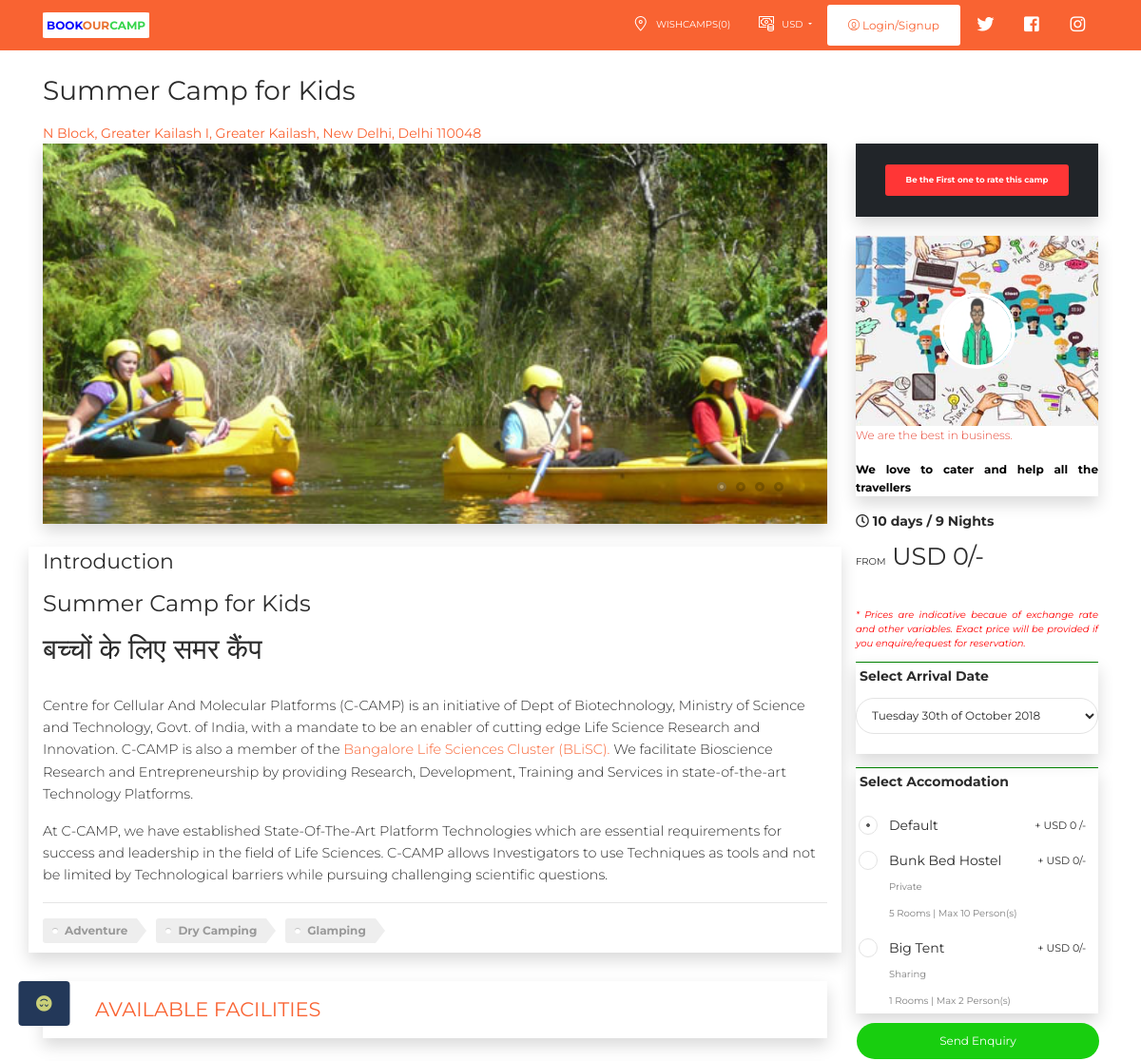
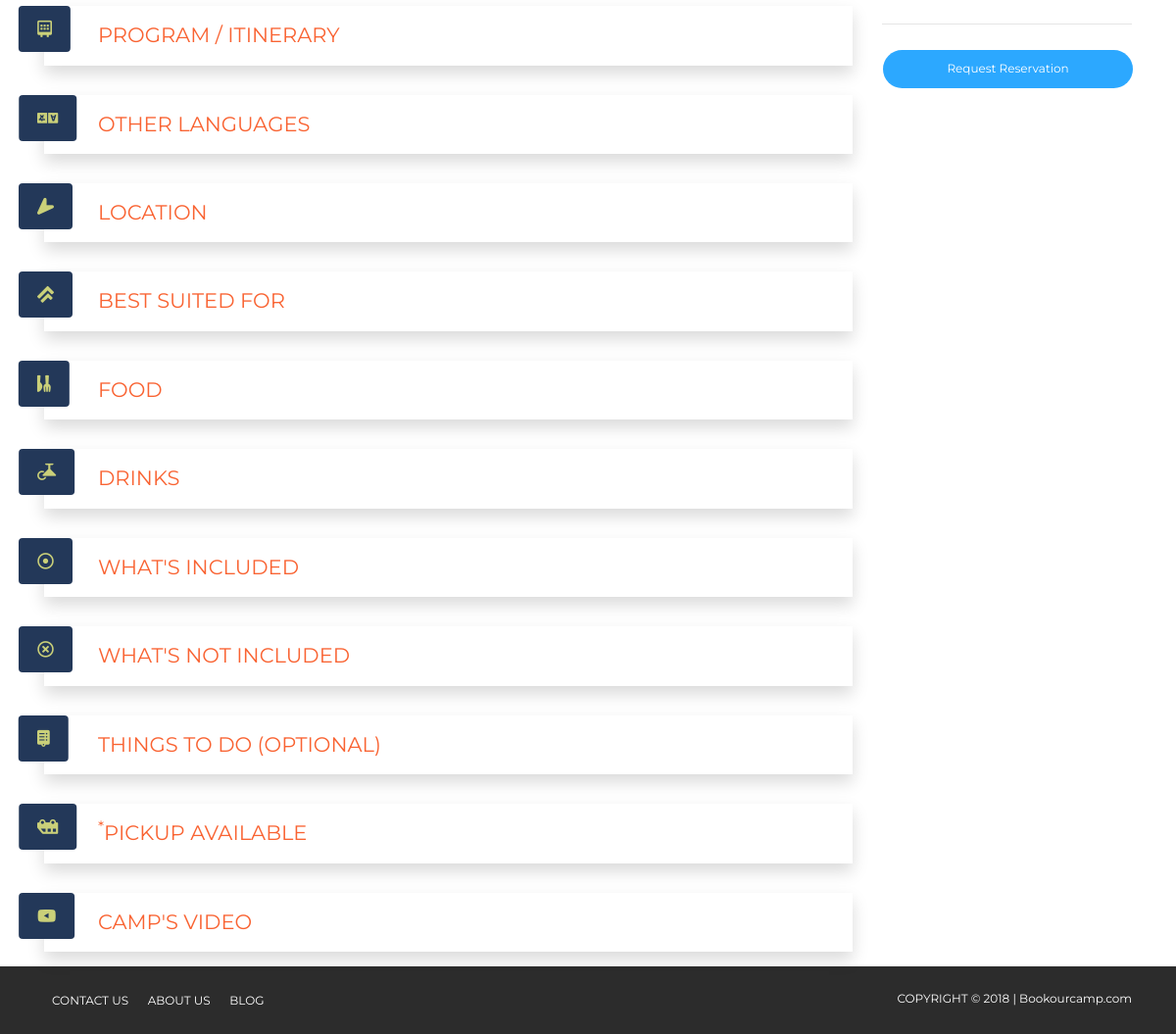
Page /Camp/view/2-Summer Camp for Kids on the committed database (2 pictures, top to bottom).
### tables this page shows
CREATE TABLE `camp` (
  `camp_id` int(11) NOT NULL,
  `country_id` int(11) NOT NULL,
  `main_lang` int(11) NOT NULL,
  `other_lang` varchar(50) NOT NULL COMMENT 'Comma seperated list of lang id',
  `address` varchar(300) NOT NULL,
  `lot_long` varchar(25) NOT NULL,
  `duration` varchar(50) NOT NULL,
  `facilities` varchar(50) NOT NULL,
  `camp_type` varchar(50) NOT NULL,
  `camp_for` varchar(50) NOT NULL,
  `title` varchar(150) NOT NULL,
  `intro` mediumtext NOT NULL,
  `currency` varchar(4) NOT NULL,
  `near_airport` varchar(250) NOT NULL,
  `pickup_service` tinyint(1) NOT NULL COMMENT 'if 1 pick up is free of charge, 2 is pick up with cost, 3 is guest will have to arrive by their own',
  `pickup_cost` varchar(10) NOT NULL,
  `camp_direction` mediumtext NOT NULL,
  `inc_meal` tinyint(1) NOT NULL COMMENT 'if 0, no included meals, if 1 then see the list',
  `meal_list` varchar(20) NOT NULL COMMENT 'comma seperated list of meals',
  `food_type` varchar(20) NOT NULL COMMENT 'comma seperated list of foods available',
  `inc_drink` tinyint(1) NOT NULL COMMENT 'if 0, no included drinks, if 1 then see the list',
  `drink_list` varchar(20) NOT NULL COMMENT 'comma seperated drink ids',
  `itinerary` mediumtext NOT NULL,
  `included` mediumtext NOT NULL,
  `noincluded` mediumtext NOT NULL,
  `things_to_do` mediumtext NOT NULL,
  `video_link` text NOT NULL,
  `price` int(11) NOT NULL,
  `accomodation` varchar(200) NOT NULL COMMENT 'comma seperated accomodation ids',
  `created` datetime NOT NULL DEFAULT CURRENT_TIMESTAMP,
  `organiser_id` int(11) NOT NULL,
  `status` tinyint(1) NOT NULL DEFAULT '0'
);

CREATE TABLE `camp_images` (
  `id` int(11) NOT NULL,
  `name` varchar(100) NOT NULL,
  `camp_id` int(11) NOT NULL,
  `del_status` tinyint(1) NOT NULL DEFAULT '0' COMMENT ' if 1 then don''t show this image'
);

CREATE TABLE `camp_type` (
  `id` int(11) NOT NULL,
  `ctype` varchar(100) NOT NULL
);

CREATE TABLE `organisers` (
  `id` int(11) NOT NULL,
  `first_name` varchar(100) NOT NULL,
  `last_name` varchar(100) NOT NULL,
  `email` varchar(150) NOT NULL,
  `pass` varchar(150) NOT NULL,
  `contact` varchar(50) DEFAULT NULL,
  `add_street` varchar(200) NOT NULL COMMENT 'Basic Address',
  `add_city` varchar(100) NOT NULL COMMENT 'City',
  `add_postal` varchar(100) NOT NULL COMMENT 'postal code',
  `add_state` varchar(100) NOT NULL COMMENT 'state / province',
  `add_country` varchar(20) NOT NULL COMMENT 'country',
  `dob` date NOT NULL,
  `p_id` varchar(100) NOT NULL COMMENT 'passport id',
  `p_scan` varchar(100) NOT NULL COMMENT 'passport scan',
  `email_verify` tinyint(1) NOT NULL DEFAULT '0' COMMENT 'if 1 then email is verified',
  `secret_code` varchar(20) NOT NULL COMMENT 'Will be used for forgotten passwords and email verification',
  `status` tinyint(1) NOT NULL DEFAULT '0' COMMENT 'If 1 then Account has been verified by Admin, else still awaiting approval',
  `acc_type` tinyint(1) DEFAULT '1' COMMENT '1 for individual or 2 for Business Accounts',
  `created` datetime NOT NULL DEFAULT CURRENT_TIMESTAMP,
  `b_name` varchar(100) NOT NULL COMMENT 'business name',
  `b_desc` varchar(500) NOT NULL COMMENT 'business Description',
  `b_photo` varchar(80) NOT NULL COMMENT 'Featured Photo',
  `b_website` varchar(100) NOT NULL COMMENT 'website address',
  `b_social` varchar(100) NOT NULL COMMENT 'social media page',
  `image` varchar(80) NOT NULL COMMENT 'Logo / Profile Image',
  `b_cert_id` varchar(100) NOT NULL COMMENT 'Business Certification id',
  `b_cert_body` varchar(100) NOT NULL COMMENT 'Certificate issuing body',
  `b_cert_scan` varchar(100) NOT NULL COMMENT 'Certificate scanned image',
  `is_owner` tinyint(1) NOT NULL DEFAULT '0' COMMENT 'if 0 then ask for position, else organiser is the owner',
  `owner_name` varchar(150) NOT NULL COMMENT 'full name',
  `owner_email` varchar(150) NOT NULL COMMENT 'email',
  `owner_contact` varchar(50) NOT NULL COMMENT 'contact number with country code',
  `owner_card` varchar(150) NOT NULL COMMENT 'type of card and number',
  `owner_card_image` varchar(100) NOT NULL COMMENT 'image name'
);

CREATE TABLE `camp_accomodation` (
  `id` int(11) NOT NULL,
  `acc_name` varchar(150) NOT NULL COMMENT 'Accomodation Name',
  `no_room` varchar(10) NOT NULL COMMENT 'No. of Rooms available',
  `person_num` int(11) NOT NULL,
  `sharing` tinyint(4) NOT NULL COMMENT 'Yes or No',
  `price` varchar(50) NOT NULL,
  `org_id` int(11) NOT NULL
);

### application/views/viewcamp.php (the view, shortened to what the rows shown need)
<?php
    $this_camp = $camp_data[0];
?>
<link rel="stylesheet" href="<?php echo base_url() ?>assets/slider/normalize.css">
<link rel="stylesheet" href="<?php echo base_url() ?>assets/slider/ideal-image-slider.css">
<link rel="stylesheet" href="<?php echo base_url() ?>assets/slider/themes/default/default.css">
<div class="container" style="margin-top:5vw;">
    <div class="row">
        <div class="col-md-12">
            <h1><?php echo $this_camp->title; ?></h1>
            <a href=""><?php echo $this_camp->address; ?></a>
        </div>
    </div>
    <div class="row">
        <div class="col-md-9 col-sm-12">
            <div class="row">
                <div class="col-sm-12">
                    <div id="slider" class="shadow">
                        <?php
                            if(is_array($pics)){
                                foreach($pics as $p){ ?>
                                    <img src="<?php echo base_url(); ?>assets/uploads/organisers/camp_images/<?php echo $p->name ?>" alt="<?php echo "Image of ".$this_camp->title; ?>"/>
                        <?php
                                }
                            }
                        ?>
                    </div>
                </div>
                <div class="col-sm-12 intro shadow" >
                    <h3 class="page_heading">Introduction</h3>
                    <?php
                        echo $this_camp->intro;
                    ?>
                    <hr/>
                    <?php
                        if(!$this_camp->camp_type==""){
                            $types = $this->My_model->selectRecord('camp_type', '*', array('id IN ('.$this_camp->camp_type.')' => NULL));
                            foreach($types as $t) {
                                echo "<a href='javascript:void(0)' class='tag'>".$t->ctype."</a>";
                            }
                        }
                    ?>
                </div>
            </div>
        </div>
        <div class="col-md-3 sidebar">
           <form action="" name="camp_form" method="post">
            <div class="row">
                <div class="col-sm-12">
                    <div class="camp shadow">
                        <div class="camp_image" rel="tooltip" title="Organiser's Business Photo" style="background-image:url('<?php echo base_url(); ?>assets/uploads/organisers/featured/<?php echo $organiser[0]->b_photo; ?>')">
                            <img rel="tooltip" title="Organiser's Photo" class="rounded-circle organiser" height="80" width="80" src="<?php echo base_url(); ?>assets/uploads/organisers/pro_image/<?php echo $organiser[0]->image; ?>" />
                        </div>
                        <div class="camp_desc" rel="tooltip" title="Organiser's Description">
                            <?php echo $organiser[0]->b_desc; ?>
                        </div>
                    </div>
                </div>
                <div class="col-sm-12 ">
                    <div style="border:1px 7C8086 solid;">
                       <label><i class="far fa-clock"></i> <b><?php echo $this_camp->duration." days / ".($this_camp->duration - 1)." Nights"; ?></b></label> <br/>
                        <h3><small style="font-size:10px;">FROM</small>
                            <?php
                                $current_currency = 'USD';
                                $display_amount = "";
                                if(strcmp($current_currency, $this_camp->currency) == 0){
                                   $display_amount = $current_currency." ".$this_camp->price."/-";
                                } else {
                                    $display_amount = $current_currency." ".$this->My_model->convert($this_camp->currency, $current_currency, $this_camp->price)."/-";
                                }
                                echo $display_amount;
                            ?>
                        </h3>
                        <label style="font-size:10px; font-style:italic; color:red; text-align:justify;">* Prices are indicative becaue of exchange rate and other variables. Exact price will be provided if you enquire/request for reservation. </label>
                    </div>
                </div>
                <div class="col-sm-12" style="padding-top:10px;">
                   <div class="camp shadow" style="border-top:1px solid green;">
                    <?php
                        $camp_accomodation = $this->My_model->selectRecord('camp_accomodation', '*', array('id IN ('.$this_camp->accomodation.')' => NULL));
                       ?>
                       <?php
                        foreach($camp_accomodation as $ca){
                            ?>
                               <div class="form-check form-check-radio">
                                <label class="form-check-label" style="width:95%;">
                                      <?php echo $ca->acc_name; ?>
                                      <span style="font-size:11px; float:right;" rel="tooltip" title="extra price">
                                       + <?php
                                            $extra_amount = "";
                                            if(strcmp($current_currency, $this_camp->currency) == 0){
                                               $extra_amount = $current_currency." ".$ca->price."/-";
                                            } else {
                                                $extra_amount = $current_currency." ".$this->My_model->convert($this_camp->currency, $current_currency, $ca->price)."/-";
                                            }
                                            echo $extra_amount;
                                          ?>
                                      </span> <br/>
                                    <span style="color:grey; font-size:10px;"><?php echo $ca->sharing == '1'? 'Private':'Sharing'; ?> <br/> <?php echo $ca->no_room; ?> Rooms |  Max <?php echo $ca->person_num; ?> Person(s)<br/>
                                    </span>
                                </label>
                               </div>
                            <?php
                        }
                    ?>
                    </div>
                </div>
            </div>
            </form>
        </div>
    </div>
</div>

### rows in the picture
camp: title "Summer Camp for Kids", address "N Block, Greater Kailash I, Greater Kailash, New Delhi, Delhi 110048", intro "Summer Camp for Kids बच्चों के लिए समर कैंप Centre for Cellular And Molecular Platforms (C-CAMP) is an initiative of Dept of Biotechnology, Ministry of Science and Technology, Govt. of India, with a mandate to be an enabler of cutting edge Life Science Research and Innovation. C-CAMP is also a member of the Bangalore Life Sciences Cluster (BLiSC) . We facilitate Bioscience Research and Entrepreneurship by providing Research, Development, Training and Services in state-of-the-art Technology Platforms. At C-CAMP, we have established State-Of-The-Art Platform Technologies which are essential requirements for success and leadership in the field of Life Sciences. C-CAMP allows Investigators to…", duration "10", $this_camp->duration-1 "9", display_amount "USD 0/-", currency.price "USD 0/-"
camp_images: name (picture)
camp_type: ctype "Adventure"
camp_type: ctype "Dry Camping"
camp_type: ctype "Glamping"
organisers: b_photo (picture), image (picture), b_desc "We are the best in business. We love to cater and help all the travellers"
camp_accomodation: acc_name "Bunk Bed Hostel", sharing "Private", no_room "5", person_num "10"
camp_accomodation: acc_name "Big Tent", sharing "Sharing", no_room "1", person_num "2"

### other values in the picture
$current_currency "USD"
form field start_date "Tuesday 30th of October 2018"
